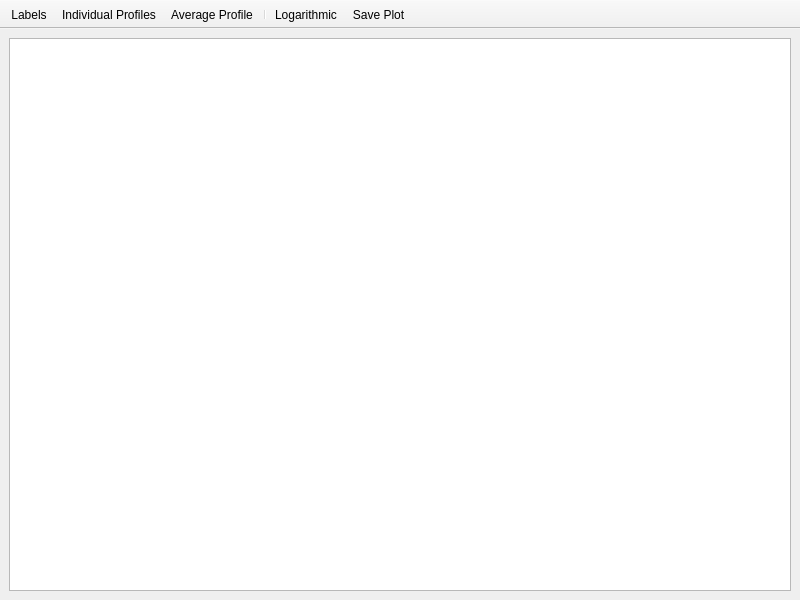
<?xml version="1.0" encoding="UTF-8"?>
<ui version="4.0">
 <class>ProfileWindow</class>
 <widget class="QMainWindow" name="ProfileWindow">
  <property name="geometry">
   <rect>
    <x>0</x>
    <y>0</y>
    <width>800</width>
    <height>600</height>
   </rect>
  </property>
  <property name="windowTitle">
   <string>Profile View</string>
  </property>
  <property name="windowIcon">
   <iconset resource="../../resources/index.qrc">
    <normaloff>:/appicon</normaloff>:/appicon</iconset>
  </property>
  <widget class="QWidget" name="centralwidget">
   <layout class="QHBoxLayout" name="horizontalLayout">
    <item>
     <widget class="QtCharts::QChartView" name="chartView"/>
    </item>
   </layout>
  </widget>
  <widget class="QToolBar" name="toolBar">
   <property name="windowTitle">
    <string>toolBar</string>
   </property>
   <property name="movable">
    <bool>false</bool>
   </property>
   <attribute name="toolBarArea">
    <enum>TopToolBarArea</enum>
   </attribute>
   <attribute name="toolBarBreak">
    <bool>false</bool>
   </attribute>
   <addaction name="actionShowLabels"/>
   <addaction name="actionShowIndividual"/>
   <addaction name="actionShowAverage"/>
   <addaction name="separator"/>
   <addaction name="actionLogarithmic"/>
   <addaction name="actionSavePlot"/>
  </widget>
  <action name="actionShowAverage">
   <property name="checkable">
    <bool>true</bool>
   </property>
   <property name="icon">
    <iconset resource="../../resources/icons-custom/index.qrc">
     <normaloff>:/icons/show-average.svg</normaloff>:/icons/show-average.svg</iconset>
   </property>
   <property name="text">
    <string>Average Profile</string>
   </property>
   <property name="shortcut">
    <string>A</string>
   </property>
  </action>
  <action name="actionShowIndividual">
   <property name="checkable">
    <bool>true</bool>
   </property>
   <property name="icon">
    <iconset resource="../../resources/icons-custom/index.qrc">
     <normaloff>:/icons/show-individual.svg</normaloff>:/icons/show-individual.svg</iconset>
   </property>
   <property name="text">
    <string>Individual Profiles</string>
   </property>
   <property name="shortcut">
    <string>I</string>
   </property>
  </action>
  <action name="actionSavePlot">
   <property name="icon">
    <iconset theme="camera-photo">
     <normaloff>.</normaloff>.</iconset>
   </property>
   <property name="text">
    <string>Save Plot</string>
   </property>
   <property name="shortcut">
    <string>Print</string>
   </property>
  </action>
  <action name="actionShowLabels">
   <property name="checkable">
    <bool>true</bool>
   </property>
   <property name="icon">
    <iconset resource="../../resources/icons-custom/index.qrc">
     <normaloff>:/icons/show-labels.svg</normaloff>:/icons/show-labels.svg</iconset>
   </property>
   <property name="text">
    <string>Labels</string>
   </property>
   <property name="toolTip">
    <string>Show Sample Labels</string>
   </property>
   <property name="shortcut">
    <string>L</string>
   </property>
  </action>
  <action name="actionLogarithmic">
   <property name="checkable">
    <bool>true</bool>
   </property>
   <property name="icon">
    <iconset resource="../../resources/icons-custom/index.qrc">
     <normaloff>:/icons/logspace-off.svg</normaloff>
     <normalon>:/icons/logspace-on.svg</normalon>:/icons/logspace-off.svg</iconset>
   </property>
   <property name="text">
    <string>Logarithmic</string>
   </property>
   <property name="toolTip">
    <string>Plot data on a log10 axis</string>
   </property>
   <property name="shortcut">
    <string>Shift+L</string>
   </property>
  </action>
 </widget>
 <customwidgets>
  <customwidget>
   <class>QtCharts::QChartView</class>
   <extends>QGraphicsView</extends>
   <header location="global">QChartView</header>
  </customwidget>
 </customwidgets>
 <resources>
  <include location="../../resources/index.qrc"/>
  <include location="../../resources/icons-custom/index.qrc"/>
 </resources>
 <connections/>
</ui>
